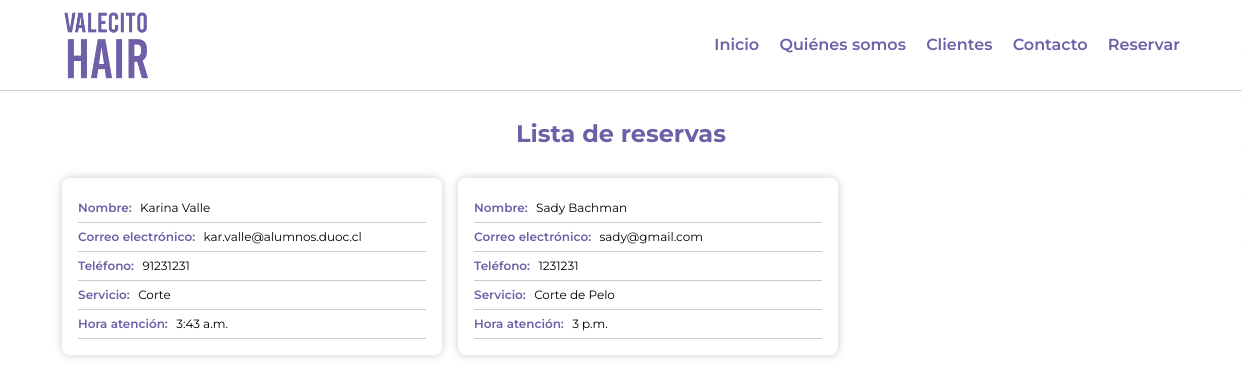
Page /listar-reservas on the earlier database version.
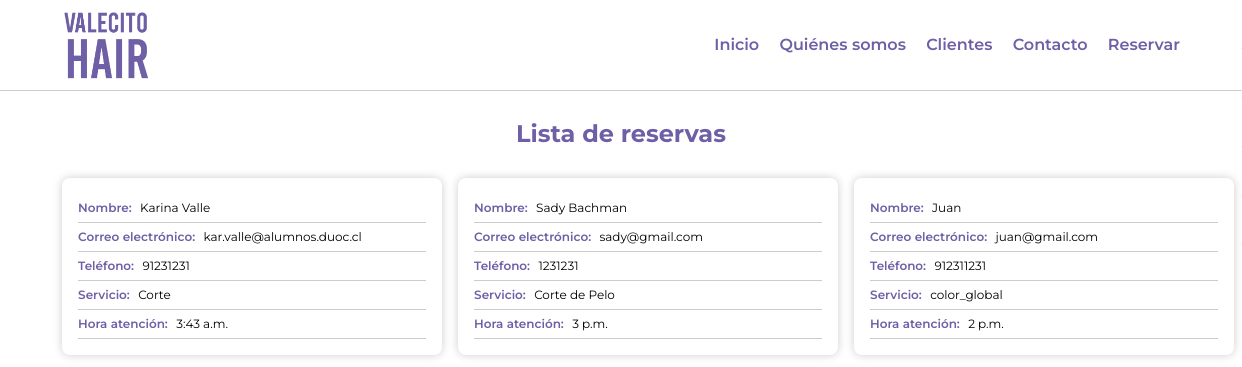
Same page on the later database version.
### main/models.py (models this page shows)
class Reserva(models.Model):
    nombre_completo= models.CharField(max_length=100)
    correo = models.EmailField(max_length=100)
    telefono = models.CharField(max_length=10)
    servicio = models.CharField(max_length=50)
    hora = models.TimeField()

### main/views.py (the view)
# urls.py: path('listar-reservas', views.list, name='listar'),
def list(request):
    return render(request, "listar.html", { "reservas": Reserva.objects.all() })

### main/templates/listar.html (shortened to what this page needs)
<!DOCTYPE html>
<html lang="es">
<head>
  {% load static %}
  <link rel="stylesheet" href="{% static 'css/listar.css' %}">
  <link rel="stylesheet" href="{% static 'img/icons/style.css' %}">
  <link rel="stylesheet" href="{% static 'css/template.css' %}">
</head>
<body>
  <main class="main">
    <header class="header">
      <div class="wrapper">
        <img src="{% static 'img/images/logo.png' %}" class="logo" />
        <nav class="menu">
          <a class="menu-link" href="/">Inicio</a>
          <a class="menu-link" href="/">Quiénes somos</a>
          <a class="menu-link" href="/">Clientes</a>
          <a class="menu-link" href="/">Contacto</a>
          <a class="menu-link" href="/reservar">Reservar</a>
        </nav>
      </div>
    </header>
    <h1 class="title">Lista de reservas</h1>
    <div class="container">
      {% for res in reservas %}
        <article class="item">
          <div class="item-label">
            <span class="name">Nombre:</span>
            {{ res.nombre_completo }}
          </div>
          <div class="item-label">
            <span class="name">Correo electrónico:</span>
            {{ res.correo }}
          </div>
          <div class="item-label">
            <span class="name">Teléfono:</span>
            {{ res.telefono }}
          </div>
          <div class="item-label">
            <span class="name">Servicio:</span>
            {{ res.servicio }}
          </div>
          <div class="item-label">
            <span class="name">Hora atención:</span>
            {{ res.hora }}
          </div>
        </article>
      {% endfor %}
    </div>
</body>
</html>

Differences in the rows shown:
added Reserva: nombre_completo "Juan", correo "juan@gmail.com", telefono "912311231", servicio "color_global", hora "2 p.m."
